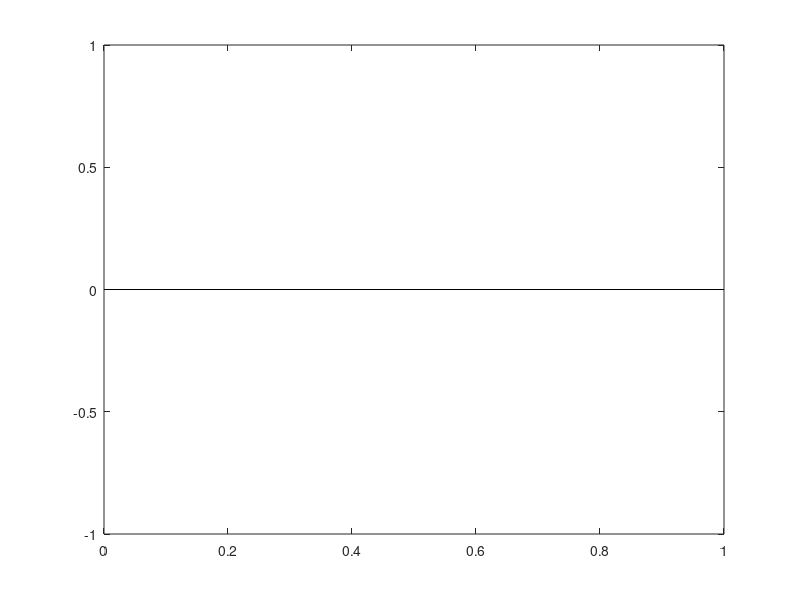

Reproduce this figure in MATLAB. (Note: this script raises an error after producing the figure.)
function analysis_bss

%fname_prefix = 'bss_random_filters_*';
%fname_prefix = 'bss_hLP01_hHP-10_filters_*';
%fname_prefix = 'bss_hLP10_hHP01_filters_*';
fname_prefix = 'bss_nuclear_hLP10_hHP01_filters_*';

files = dir(fname_prefix);
eq_constraint_test = zeros(length(files), 1);
Zi_err = zeros(length(files), 2);
Z_err = zeros(length(files), 1);
Zi_hat_rank = zeros(length(files), 2);
Zi_diff = zeros(length(files), 2);
for i = 1:length(files)
    load(files(i).name)
    eq_constraint_test(i) = norm(y - V*A*(Z1_hat(:) + Z2_hat(:)));
    Zi_err(i, :) = [norm(Z1-Z1_hat, 'fro') norm(Z2-Z2_hat, 'fro')];
    Z_err(i) = norm((Z1+Z2) - (Z1_hat+Z2_hat), 'fro');
    Zi_hat_rank(i, :) = [rank(Z1_hat) rank(Z2_hat)];
    Zi_diff(i, :) = [norm(Z1-Z2, 'fro') norm(Z1_hat-Z2_hat, 'fro')];
end

figure(1), clf
stem(eq_constraint_test)
minmax_values = minmax(eq_constraint_test);
title(sprintf('Constraint test \nmin=%d max=%d', minmax_values(1), ...
              minmax_values(2)))
xlabel('Simulation index')

figure(2), clf
hold on
plot(Zi_err(:, 1), 'bo-', 'LineWidth', 2)
plot(Zi_err(:, 2), 'mx-', 'LineWidth', 2)
plot(Z_err, 'ks-.')
hold off
title('Z estimation errors')
legend('norm(Z1-Z1\_hat)', 'norm(Z2-Z2\_hat)', 'norm(Z-Z\_hat)')
xlabel('Simulation index')

if all(Zi_hat_rank(:) == 2)
    fprintf('All Z_hat have rank equal to 2.\n')
else
    warning('Rank of Z_hat different to 2!\n')
end

figure(3), clf
hold on
plot(Zi_diff(:, 1), 'bo-.')
plot(Zi_diff(:, 2), 'mx-.')
hold off
title('Difference between Z1 and Z2 and Z1\_hat and Z2\_hat')
legend('norm(Z1-Z2)', 'norm(Z1\_hat-Z2\_hat)')
xlabel('Simulation index')

figure(4), clf
plot(abs(Zi_err(:, 1)-Zi_err(:,2)), 'bo-.')
title('Difference between Zi estimation errors')
legend('abs(norm(Z1-Z1\_hat) - norm(Z2-Z2\_hat))')
xlabel('Simulation index')

end
